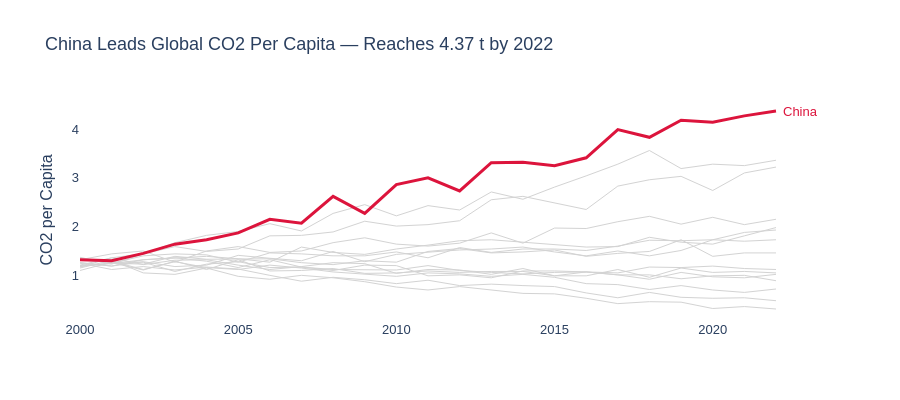

Source (notebook cell):
### Markdown cell above
## Task 1 - A line chart showing CO2 per Capita for all countries in the dataset

**Requirements:**
- All countries shown (for context), but only **one highlighted in colour** — your choice which
- All other lines in grey (#EEEEEE), thinner
- Highlighted country **labelled directly** at the end of its line (not in a legend)
- Insight title that names the highlighted country and its story

### Code cell
# Task 1: CO2 per capita — China highlighted
highlight = 'China'

fig = px.line(
    df, x='Year', y='CO2_per_capita',
    line_group='Country',
    color=df['Country'].where(df['Country'] == highlight, 'Other'),
    color_discrete_map={highlight: 'crimson', 'Other': 'lightgrey'},
    hover_name='Country',
    labels={'CO2_per_capita': 'CO2 per Capita'},
    title='China Leads Global CO2 Per Capita — Reaches 4.37 t by 2022',
    template='plotly_white', 
    height=400
)

fig.update_traces(line_width=1)                              
fig.update_traces(line_width=3, selector={'name': highlight})
fig.update_traces(hovertemplate='<b>%{hovertext}</b><br>Year=%{x}<br>CO2 per Capita=%{y}<extra></extra>')

last = df[(df['Country'] == highlight) & (df['Year'] == df['Year'].max())].iloc[0]
fig.add_annotation(
    x=last['Year'], y=last['CO2_per_capita'], text=highlight,
    showarrow=False, xanchor='left', xshift=5, font_color='crimson')

fig.update_layout(
    showlegend=False,
    yaxis=dict(showgrid=False),
    xaxis=dict(showgrid=False, title=''),
    font=dict(family='Arial', size=13)
)
fig.show()

### Figure 1 — Plotly figure (JSON) as saved in the notebook; plotly's stock layout.template omitted (floating-point values rounded to 4 significant figures)
{"data": [{"hovertemplate": "<b>%{hovertext}</b><br>Year=%{x}<br>CO2 per Capita=%{y}<extra></extra>", "hovertext": ["United States", "United States", "United States", "United States", "United States", "United States", "United States", "United States", "United States", "United States", "United States", "United States", "United States", "United States", "United States", "United States", "United States", "United States", "United States", "United States", "United States", "United States", "United States"], "legendgroup": "Other", "line": {"color": "lightgrey", "dash": "solid", "width": 1}, "marker": {"symbol": "circle"}, "mode": "lines", "name": "Other", "orientation": "v", "showlegend": true, "type": "scatter", "x": [2000, 2001, 2002, 2003, 2004, 2005, 2006, 2007, 2008, 2009, 2010, 2011, 2012, 2013, 2014, 2015, 2016, 2017, 2018, 2019, 2020, 2021, 2022], "xaxis": "x", "y": [1.32, 1.26, 1.11, 1.29, 1.12, 1.32, 1.09, 1.1, 1.14, 1.04, 1.05, 1.09, 1.06, 1.08, 1.08, 0.99, 1.07, 1.01, 0.92, 1.06, 0.97, 0.95, 1.02], "yaxis": "y"}, {"hovertemplate": "<b>%{hovertext}</b><br>Year=%{x}<br>CO2 per Capita=%{y}<extra></extra>", "hovertext": ["India", "India", "India", "India", "India", "India", "India", "India", "India", "India", "India", "India", "India", "India", "India", "India", "India", "India", "India", "India", "India", "India", "India"], "legendgroup": "Other", "line": {"color": "lightgrey", "dash": "solid", "width": 1}, "marker": {"symbol": "circle"}, "mode": "lines", "name": "Other", "orientation": "v", "showlegend": false, "type": "scatter", "x": [2000, 2001, 2002, 2003, 2004, 2005, 2006, 2007, 2008, 2009, 2010, 2011, 2012, 2013, 2014, 2015, 2016, 2017, 2018, 2019, 2020, 2021, 2022], "xaxis": "x", "y": [1.21, 1.36, 1.44, 1.67, 1.82, 1.9, 2.06, 1.91, 2.27, 2.45, 2.22, 2.43, 2.34, 2.71, 2.56, 2.81, 3.04, 3.28, 3.56, 3.19, 3.28, 3.25, 3.36], "yaxis": "y"}, {"hovertemplate": "<b>%{hovertext}</b><br>Year=%{x}<br>CO2 per Capita=%{y}<extra></extra>", "hovertext": ["Germany", "Germany", "Germany", "Germany", "Germany", "Germany", "Germany", "Germany", "Germany", "Germany", "Germany", "Germany", "Germany", "Germany", "Germany", "Germany", "Germany", "Germany", "Germany", "Germany", "Germany", "Germany", "Germany"], "legendgroup": "Other", "line": {"color": "lightgrey", "dash": "solid", "width": 1}, "marker": {"symbol": "circle"}, "mode": "lines", "name": "Other", "orientation": "v", "showlegend": false, "type": "scatter", "x": [2000, 2001, 2002, 2003, 2004, 2005, 2006, 2007, 2008, 2009, 2010, 2011, 2012, 2013, 2014, 2015, 2016, 2017, 2018, 2019, 2020, 2021, 2022], "xaxis": "x", "y": [1.25, 1.12, 1.18, 1.11, 1.17, 1.13, 1.0, 0.88, 0.96, 0.91, 0.83, 0.9, 0.79, 0.82, 0.79, 0.77, 0.64, 0.54, 0.65, 0.55, 0.53, 0.54, 0.48], "yaxis": "y"}, {"hovertemplate": "<b>%{hovertext}</b><br>Year=%{x}<br>CO2 per Capita=%{y}<extra></extra>", "hovertext": ["United Kingdom", "United Kingdom", "United Kingdom", "United Kingdom", "United Kingdom", "United Kingdom", "United Kingdom", "United Kingdom", "United Kingdom", "United Kingdom", "United Kingdom", "United Kingdom", "United Kingdom", "United Kingdom", "United Kingdom", "United Kingdom", "United Kingdom", "United Kingdom", "United Kingdom", "United Kingdom", "United Kingdom", "United Kingdom", "United Kingdom"], "legendgroup": "Other", "line": {"color": "lightgrey", "dash": "solid", "width": 1}, "marker": {"symbol": "circle"}, "mode": "lines", "name": "Other", "orientation": "v", "showlegend": false, "type": "scatter", "x": [2000, 2001, 2002, 2003, 2004, 2005, 2006, 2007, 2008, 2009, 2010, 2011, 2012, 2013, 2014, 2015, 2016, 2017, 2018, 2019, 2020, 2021, 2022], "xaxis": "x", "y": [1.15, 1.31, 1.05, 1.02, 1.15, 0.98, 0.92, 1.0, 0.95, 0.87, 0.76, 0.7, 0.77, 0.7, 0.63, 0.62, 0.53, 0.42, 0.46, 0.45, 0.32, 0.36, 0.31], "yaxis": "y"}, {"hovertemplate": "<b>%{hovertext}</b><br>Year=%{x}<br>CO2 per Capita=%{y}<extra></extra>", "hovertext": ["France", "France", "France", "France", "France", "France", "France", "France", "France", "France", "France", "France", "France", "France", "France", "France", "France", "France", "France", "France", "France", "France", "France"], "legendgroup": "Other", "line": {"color": "lightgrey", "dash": "solid", "width": 1}, "marker": {"symbol": "circle"}, "mode": "lines", "name": "Other", "orientation": "v", "showlegend": false, "type": "scatter", "x": [2000, 2001, 2002, 2003, 2004, 2005, 2006, 2007, 2008, 2009, 2010, 2011, 2012, 2013, 2014, 2015, 2016, 2017, 2018, 2019, 2020, 2021, 2022], "xaxis": "x", "y": [1.34, 1.29, 1.12, 1.28, 1.16, 1.12, 1.21, 1.15, 1.07, 1.02, 0.98, 1.05, 1.03, 0.98, 1.02, 0.96, 0.83, 0.81, 0.71, 0.79, 0.7, 0.65, 0.72], "yaxis": "y"}, {"hovertemplate": "<b>%{hovertext}</b><br>Year=%{x}<br>CO2 per Capita=%{y}<extra></extra>", "hovertext": ["Brazil", "Brazil", "Brazil", "Brazil", "Brazil", "Brazil", "Brazil", "Brazil", "Brazil", "Brazil", "Brazil", "Brazil", "Brazil", "Brazil", "Brazil", "Brazil", "Brazil", "Brazil", "Brazil", "Brazil", "Brazil", "Brazil", "Brazil"], "legendgroup": "Other", "line": {"color": "lightgrey", "dash": "solid", "width": 1}, "marker": {"symbol": "circle"}, "mode": "lines", "name": "Other", "orientation": "v", "showlegend": false, "type": "scatter", "x": [2000, 2001, 2002, 2003, 2004, 2005, 2006, 2007, 2008, 2009, 2010, 2011, 2012, 2013, 2014, 2015, 2016, 2017, 2018, 2019, 2020, 2021, 2022], "xaxis": "x", "y": [1.26, 1.19, 1.32, 1.36, 1.39, 1.34, 1.27, 1.58, 1.47, 1.43, 1.54, 1.62, 1.71, 1.73, 1.68, 1.63, 1.58, 1.59, 1.78, 1.68, 1.64, 1.81, 1.98], "yaxis": "y"}, {"hovertemplate": "<b>%{hovertext}</b><br>Year=%{x}<br>CO2 per Capita=%{y}<extra></extra>", "hovertext": ["Japan", "Japan", "Japan", "Japan", "Japan", "Japan", "Japan", "Japan", "Japan", "Japan", "Japan", "Japan", "Japan", "Japan", "Japan", "Japan", "Japan", "Japan", "Japan", "Japan", "Japan", "Japan", "Japan"], "legendgroup": "Other", "line": {"color": "lightgrey", "dash": "solid", "width": 1}, "marker": {"symbol": "circle"}, "mode": "lines", "name": "Other", "orientation": "v", "showlegend": false, "type": "scatter", "x": [2000, 2001, 2002, 2003, 2004, 2005, 2006, 2007, 2008, 2009, 2010, 2011, 2012, 2013, 2014, 2015, 2016, 2017, 2018, 2019, 2020, 2021, 2022], "xaxis": "x", "y": [1.1, 1.27, 1.27, 1.08, 1.23, 1.28, 1.16, 1.17, 1.1, 1.21, 1.2, 0.99, 1.01, 0.95, 1.09, 1.09, 1.07, 1.01, 1.01, 0.93, 0.99, 1.0, 0.89], "yaxis": "y"}, {"hovertemplate": "<b>%{hovertext}</b><br>Year=%{x}<br>CO2 per Capita=%{y}<extra></extra>", "hovertext": ["Canada", "Canada", "Canada", "Canada", "Canada", "Canada", "Canada", "Canada", "Canada", "Canada", "Canada", "Canada", "Canada", "Canada", "Canada", "Canada", "Canada", "Canada", "Canada", "Canada", "Canada", "Canada", "Canada"], "legendgroup": "Other", "line": {"color": "lightgrey", "dash": "solid", "width": 1}, "marker": {"symbol": "circle"}, "mode": "lines", "name": "Other", "orientation": "v", "showlegend": false, "type": "scatter", "x": [2000, 2001, 2002, 2003, 2004, 2005, 2006, 2007, 2008, 2009, 2010, 2011, 2012, 2013, 2014, 2015, 2016, 2017, 2018, 2019, 2020, 2021, 2022], "xaxis": "x", "y": [1.17, 1.36, 1.22, 1.31, 1.32, 1.21, 1.12, 1.18, 1.26, 1.24, 1.04, 1.12, 1.11, 1.02, 1.14, 0.99, 0.99, 1.12, 0.96, 1.15, 1.06, 1.08, 1.05], "yaxis": "y"}, {"hovertemplate": "<b>%{hovertext}</b><br>Year=%{x}<br>CO2 per Capita=%{y}<extra></extra>", "hovertext": ["Australia", "Australia", "Australia", "Australia", "Australia", "Australia", "Australia", "Australia", "Australia", "Australia", "Australia", "Australia", "Australia", "Australia", "Australia", "Australia", "Australia", "Australia", "Australia", "Australia", "Australia", "Australia", "Australia"], "legendgroup": "Other", "line": {"color": "lightgrey", "dash": "solid", "width": 1}, "marker": {"symbol": "circle"}, "mode": "lines", "name": "Other", "orientation": "v", "showlegend": false, "type": "scatter", "x": [2000, 2001, 2002, 2003, 2004, 2005, 2006, 2007, 2008, 2009, 2010, 2011, 2012, 2013, 2014, 2015, 2016, 2017, 2018, 2019, 2020, 2021, 2022], "xaxis": "x", "y": [1.26, 1.19, 1.28, 1.18, 1.21, 1.41, 1.35, 1.3, 1.49, 1.28, 1.43, 1.47, 1.52, 1.54, 1.58, 1.48, 1.4, 1.5, 1.4, 1.51, 1.73, 1.7, 1.73], "yaxis": "y"}, {"hovertemplate": "<b>%{hovertext}</b><br>Year=%{x}<br>CO2 per Capita=%{y}<extra></extra>", "hovertext": ["South Korea", "South Korea", "South Korea", "South Korea", "South Korea", "South Korea", "South Korea", "South Korea", "South Korea", "South Korea", "South Korea", "South Korea", "South Korea", "South Korea", "South Korea", "South Korea", "South Korea", "South Korea", "South Korea", "South Korea", "South Korea", "South Korea", "South Korea"], "legendgroup": "Other", "line": {"color": "lightgrey", "dash": "solid", "width": 1}, "marker": {"symbol": "circle"}, "mode": "lines", "name": "Other", "orientation": "v", "showlegend": false, "type": "scatter", "x": [2000, 2001, 2002, 2003, 2004, 2005, 2006, 2007, 2008, 2009, 2010, 2011, 2012, 2013, 2014, 2015, 2016, 2017, 2018, 2019, 2020, 2021, 2022], "xaxis": "x", "y": [1.32, 1.44, 1.5, 1.27, 1.5, 1.59, 1.47, 1.5, 1.67, 1.77, 1.64, 1.6, 1.66, 1.87, 1.66, 1.97, 1.96, 2.1, 2.21, 2.05, 2.19, 2.04, 2.15], "yaxis": "y"}, {"hovertemplate": "<b>%{hovertext}</b><br>Year=%{x}<br>CO2 per Capita=%{y}<extra></extra>", "hovertext": ["Russia", "Russia", "Russia", "Russia", "Russia", "Russia", "Russia", "Russia", "Russia", "Russia", "Russia", "Russia", "Russia", "Russia", "Russia", "Russia", "Russia", "Russia", "Russia", "Russia", "Russia", "Russia", "Russia"], "legendgroup": "Other", "line": {"color": "lightgrey", "dash": "solid", "width": 1}, "marker": {"symbol": "circle"}, "mode": "lines", "name": "Other", "orientation": "v", "showlegend": false, "type": "scatter", "x": [2000, 2001, 2002, 2003, 2004, 2005, 2006, 2007, 2008, 2009, 2010, 2011, 2012, 2013, 2014, 2015, 2016, 2017, 2018, 2019, 2020, 2021, 2022], "xaxis": "x", "y": [1.19, 1.24, 1.32, 1.36, 1.29, 1.16, 1.32, 1.17, 1.12, 1.11, 1.11, 1.2, 1.1, 1.06, 1.03, 1.06, 1.07, 1.05, 1.17, 1.16, 1.19, 1.14, 1.12], "yaxis": "y"}, {"hovertemplate": "<b>%{hovertext}</b><br>Year=%{x}<br>CO2 per Capita=%{y}<extra></extra>", "hovertext": ["South Africa", "South Africa", "South Africa", "South Africa", "South Africa", "South Africa", "South Africa", "South Africa", "South Africa", "South Africa", "South Africa", "South Africa", "South Africa", "South Africa", "South Africa", "South Africa", "South Africa", "South Africa", "South Africa", "South Africa", "South Africa", "South Africa", "South Africa"], "legendgroup": "Other", "line": {"color": "lightgrey", "dash": "solid", "width": 1}, "marker": {"symbol": "circle"}, "mode": "lines", "name": "Other", "orientation": "v", "showlegend": false, "type": "scatter", "x": [2000, 2001, 2002, 2003, 2004, 2005, 2006, 2007, 2008, 2009, 2010, 2011, 2012, 2013, 2014, 2015, 2016, 2017, 2018, 2019, 2020, 2021, 2022], "xaxis": "x", "y": [1.2, 1.25, 1.23, 1.39, 1.33, 1.34, 1.34, 1.26, 1.22, 1.3, 1.27, 1.49, 1.55, 1.46, 1.48, 1.52, 1.39, 1.45, 1.49, 1.73, 1.39, 1.46, 1.46], "yaxis": "y"}, {"hovertemplate": "<b>%{hovertext}</b><br>Year=%{x}<br>CO2 per Capita=%{y}<extra></extra>", "hovertext": ["Mexico", "Mexico", "Mexico", "Mexico", "Mexico", "Mexico", "Mexico", "Mexico", "Mexico", "Mexico", "Mexico", "Mexico", "Mexico", "Mexico", "Mexico", "Mexico", "Mexico", "Mexico", "Mexico", "Mexico", "Mexico", "Mexico", "Mexico"], "legendgroup": "Other", "line": {"color": "lightgrey", "dash": "solid", "width": 1}, "marker": {"symbol": "circle"}, "mode": "lines", "name": "Other", "orientation": "v", "showlegend": false, "type": "scatter", "x": [2000, 2001, 2002, 2003, 2004, 2005, 2006, 2007, 2008, 2009, 2010, 2011, 2012, 2013, 2014, 2015, 2016, 2017, 2018, 2019, 2020, 2021, 2022], "xaxis": "x", "y": [1.18, 1.25, 1.4, 1.44, 1.42, 1.27, 1.46, 1.44, 1.4, 1.4, 1.48, 1.36, 1.57, 1.47, 1.54, 1.54, 1.51, 1.6, 1.72, 1.71, 1.73, 1.88, 1.93], "yaxis": "y"}, {"hovertemplate": "<b>%{hovertext}</b><br>Year=%{x}<br>CO2 per Capita=%{y}<extra></extra>", "hovertext": ["Indonesia", "Indonesia", "Indonesia", "Indonesia", "Indonesia", "Indonesia", "Indonesia", "Indonesia", "Indonesia", "Indonesia", "Indonesia", "Indonesia", "Indonesia", "Indonesia", "Indonesia", "Indonesia", "Indonesia", "Indonesia", "Indonesia", "Indonesia", "Indonesia", "Indonesia", "Indonesia"], "legendgroup": "Other", "line": {"color": "lightgrey", "dash": "solid", "width": 1}, "marker": {"symbol": "circle"}, "mode": "lines", "name": "Other", "orientation": "v", "showlegend": false, "type": "scatter", "x": [2000, 2001, 2002, 2003, 2004, 2005, 2006, 2007, 2008, 2009, 2010, 2011, 2012, 2013, 2014, 2015, 2016, 2017, 2018, 2019, 2020, 2021, 2022], "xaxis": "x", "y": [1.37, 1.23, 1.44, 1.59, 1.49, 1.54, 1.81, 1.82, 1.89, 2.11, 2.01, 2.04, 2.12, 2.55, 2.62, 2.49, 2.35, 2.83, 2.96, 3.03, 2.74, 3.1, 3.22], "yaxis": "y"}, {"hovertemplate": "<b>%{hovertext}</b><br>Year=%{x}<br>CO2 per Capita=%{y}<extra></extra>", "hovertext": ["China", "China", "China", "China", "China", "China", "China", "China", "China", "China", "China", "China", "China", "China", "China", "China", "China", "China", "China", "China", "China", "China", "China"], "legendgroup": "China", "line": {"color": "crimson", "dash": "solid", "width": 3}, "marker": {"symbol": "circle"}, "mode": "lines", "name": "China", "orientation": "v", "showlegend": true, "type": "scatter", "x": [2000, 2001, 2002, 2003, 2004, 2005, 2006, 2007, 2008, 2009, 2010, 2011, 2012, 2013, 2014, 2015, 2016, 2017, 2018, 2019, 2020, 2021, 2022], "xaxis": "x", "y": [1.32, 1.3, 1.45, 1.64, 1.73, 1.87, 2.15, 2.07, 2.62, 2.27, 2.86, 3.0, 2.73, 3.31, 3.32, 3.25, 3.41, 3.99, 3.83, 4.18, 4.14, 4.27, 4.37], "yaxis": "y"}], "layout": {"annotations": [{"font": {"color": "crimson"}, "showarrow": false, "text": "China", "x": 2022, "xanchor": "left", "xshift": 5, "y": 4.37}], "font": {"family": "Arial", "size": 13}, "height": 400, "legend": {"title": {"text": "color"}, "tracegroupgap": 0}, "showlegend": false, "title": {"text": "China Leads Global CO2 Per Capita — Reaches 4.37 t by 2022"}, "xaxis": {"anchor": "y", "domain": [0, 1], "showgrid": false, "title": {"text": ""}}, "yaxis": {"anchor": "x", "domain": [0, 1], "showgrid": false, "title": {"text": "CO2 per Capita"}}}}
